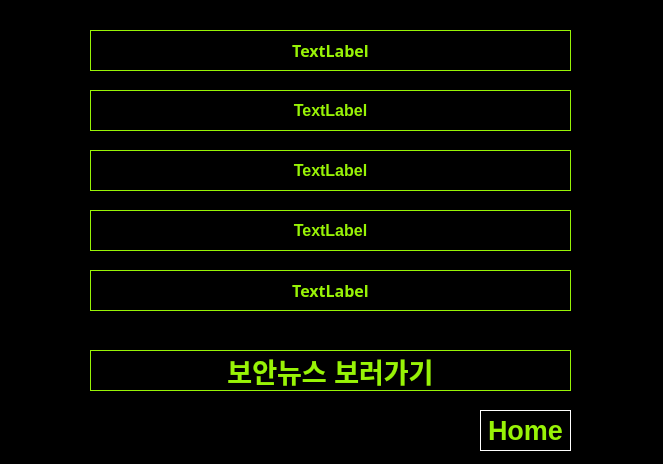
<?xml version="1.0" encoding="UTF-8"?>
<ui version="4.0">
 <class>Form</class>
 <widget class="QWidget" name="Form">
  <property name="geometry">
   <rect>
    <x>0</x>
    <y>0</y>
    <width>663</width>
    <height>464</height>
   </rect>
  </property>
  <property name="windowTitle">
   <string>Recent Security Issue</string>
  </property>
  <property name="styleSheet">
   <string notr="true">background-color : black</string>
  </property>
  <widget class="QPushButton" name="home">
   <property name="geometry">
    <rect>
     <x>480</x>
     <y>410</y>
     <width>91</width>
     <height>41</height>
    </rect>
   </property>
   <property name="font">
    <font>
     <pointsize>20</pointsize>
     <weight>75</weight>
     <bold>true</bold>
    </font>
   </property>
   <property name="styleSheet">
    <string notr="true">background-color : black; Color : rgb(152,243,6); border:1px solid white</string>
   </property>
   <property name="text">
    <string>Home</string>
   </property>
  </widget>
  <widget class="QLabel" name="article5">
   <property name="geometry">
    <rect>
     <x>90</x>
     <y>270</y>
     <width>481</width>
     <height>41</height>
    </rect>
   </property>
   <property name="font">
    <font>
     <family>돋움</family>
     <pointsize>12</pointsize>
     <weight>75</weight>
     <bold>true</bold>
    </font>
   </property>
   <property name="styleSheet">
    <string notr="true">background-color : black; Color : rgb(152,243,6); border : 1px solid rgb(152,243,6)</string>
   </property>
   <property name="text">
    <string>TextLabel</string>
   </property>
   <property name="textFormat">
    <enum>Qt::RichText</enum>
   </property>
   <property name="alignment">
    <set>Qt::AlignCenter</set>
   </property>
  </widget>
  <widget class="QLabel" name="boannews">
   <property name="geometry">
    <rect>
     <x>90</x>
     <y>350</y>
     <width>481</width>
     <height>41</height>
    </rect>
   </property>
   <property name="font">
    <font>
     <pointsize>20</pointsize>
     <weight>75</weight>
     <bold>true</bold>
    </font>
   </property>
   <property name="styleSheet">
    <string notr="true">background-color : black; Color : rgb(152,243,6); border : 1px solid rgb(152,243,6)</string>
   </property>
   <property name="text">
    <string>보안뉴스 보러가기</string>
   </property>
   <property name="textFormat">
    <enum>Qt::RichText</enum>
   </property>
   <property name="alignment">
    <set>Qt::AlignCenter</set>
   </property>
  </widget>
  <widget class="QLabel" name="article4">
   <property name="geometry">
    <rect>
     <x>90</x>
     <y>210</y>
     <width>481</width>
     <height>41</height>
    </rect>
   </property>
   <property name="font">
    <font>
     <pointsize>12</pointsize>
     <weight>75</weight>
     <bold>true</bold>
    </font>
   </property>
   <property name="styleSheet">
    <string notr="true">background-color : black; Color : rgb(152,243,6); border : 1px solid rgb(152,243,6)</string>
   </property>
   <property name="text">
    <string>TextLabel</string>
   </property>
   <property name="textFormat">
    <enum>Qt::RichText</enum>
   </property>
   <property name="alignment">
    <set>Qt::AlignCenter</set>
   </property>
  </widget>
  <widget class="QLabel" name="article3">
   <property name="geometry">
    <rect>
     <x>90</x>
     <y>150</y>
     <width>481</width>
     <height>41</height>
    </rect>
   </property>
   <property name="font">
    <font>
     <pointsize>12</pointsize>
     <weight>75</weight>
     <bold>true</bold>
    </font>
   </property>
   <property name="styleSheet">
    <string notr="true">background-color : black; Color : rgb(152,243,6); border : 1px solid rgb(152,243,6)</string>
   </property>
   <property name="text">
    <string>TextLabel</string>
   </property>
   <property name="textFormat">
    <enum>Qt::RichText</enum>
   </property>
   <property name="alignment">
    <set>Qt::AlignCenter</set>
   </property>
  </widget>
  <widget class="QLabel" name="article2">
   <property name="geometry">
    <rect>
     <x>90</x>
     <y>90</y>
     <width>481</width>
     <height>41</height>
    </rect>
   </property>
   <property name="font">
    <font>
     <pointsize>12</pointsize>
     <weight>75</weight>
     <bold>true</bold>
    </font>
   </property>
   <property name="styleSheet">
    <string notr="true">background-color : black; Color : rgb(152,243,6); border : 1px solid rgb(152,243,6)</string>
   </property>
   <property name="text">
    <string>TextLabel</string>
   </property>
   <property name="textFormat">
    <enum>Qt::RichText</enum>
   </property>
   <property name="alignment">
    <set>Qt::AlignCenter</set>
   </property>
  </widget>
  <widget class="QLabel" name="article1">
   <property name="geometry">
    <rect>
     <x>90</x>
     <y>30</y>
     <width>481</width>
     <height>41</height>
    </rect>
   </property>
   <property name="font">
    <font>
     <family>돋움</family>
     <pointsize>12</pointsize>
     <weight>75</weight>
     <bold>true</bold>
    </font>
   </property>
   <property name="styleSheet">
    <string notr="true">background-color : black; Color : rgb(152,243,6); border : 1px solid rgb(152,243,6)</string>
   </property>
   <property name="text">
    <string>TextLabel</string>
   </property>
   <property name="textFormat">
    <enum>Qt::RichText</enum>
   </property>
   <property name="alignment">
    <set>Qt::AlignCenter</set>
   </property>
  </widget>
 </widget>
 <resources/>
 <connections/>
</ui>
